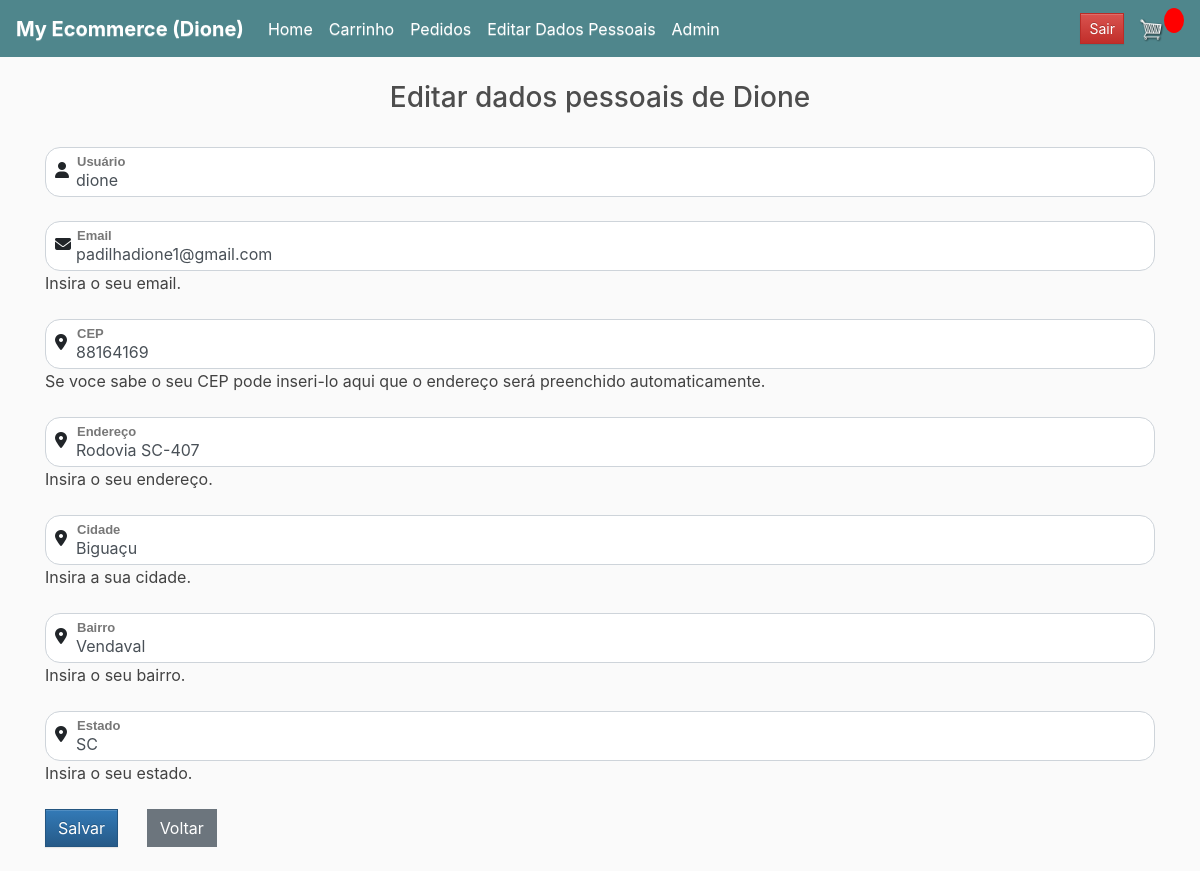
The app's page /usuarios/editar_perfil/dione (signed in) with its own data.
### usuarios/models.py (models this page shows, shortened)
class User(AbstractUser):
    username = models.CharField(max_length=100, unique=True, verbose_name='Nome do Usuário')
    email = models.EmailField(max_length=100, unique=True)
    endereco = models.CharField(max_length=100, help_text='Insira o seu endereço.', null=True, blank=True)
    cidade = models.CharField(max_length=100, help_text='Insira a sua cidade.', null=True, blank=True)
    bairro = models.CharField(max_length=100, help_text='Insira o seu bairro.', null=True, blank=True)
    estado = models.CharField(max_length=100, help_text='Insira o seu estado.', null=True, blank=True)
    cep = models.CharField(max_length=8, null=True, blank=True)
    slug = models.SlugField(unique=True, blank=True, null=True)
    USERNAME_FIELD = 'username'
    EMAIL_FIELD = 'email'
    REQUIRED_FIELDS = ['email']
    class Meta:
        verbose_name = _("user")
        verbose_name_plural = _("users")
    def __str__(self):
        return f'Usuário: {self.username}'

### usuarios/views.py (the view)
# urls.py: path('editar_perfil/<slug:slug>', UsuariosChangeView.as_view(), name='editar_perfil'),
class UsuariosChangeView(LoginRequiredMixin, SuccessMessageMixin, UpdateView):
    template_name = 'cadastro/editar_perfil.html'
    form_class = UserFormTransform
    success_message = "Endereço editado com sucesso!"
    success_url = reverse_lazy('home')
    def get_object(self):
        self.object = get_object_or_404(User, slug=self.kwargs['slug'], username=self.request.user.username)
        return self.object

### usuarios/forms.py (shortened to what this page needs)
class UserFormTransform(UserChangeForm):
    email = forms.EmailField(required=True)
    cep = forms.IntegerField(help_text='Se voce sabe o seu CEP pode inseri-lo aqui que o endereço será preenchido automaticamente.')
    class Meta:
        model = User
        fields = ["username", "email", "endereco", "cidade", "bairro", "estado", "cep"]

### usuarios/autenticate.py (called while the page is built)
    def get_user(self, user_id):
        try:
            return UserModel.objects.get(pk=user_id)
        except UserModel.DoesNotExist:
            return None

### templates/cadastro/editar_perfil.html (shortened to what this page needs)
{% extends 'base.html' %}
{% load static %}
{% block main %}
{% include 'loader.html' %}
{% include 'navbar.html' %}
{% include 'mensagens.html' %}
<center><h3>Editar dados pessoais de {{ user.username|capfirst }}</h3></center><br>
<div class="container">
    <form method="POST" action="">
        <div class="form-label-group">
            <span class="fa fa-user envelope3"></span>
            <input required class="form-control" type="text" name="username" placeholder="Usuário" value="{{ user.username }}">
            <label for="inputUser">Usuário</label>
        </div>
        <div class="form-label-group">
            <span class="fa fa-envelope envelope3"></span>
            <input required class="form-control" type="text" name="email" placeholder="Email" value="{{ user.email }}">
            <label for="inputUser">Email</label>
            <p class="text_muted2">Insira o seu email.</p>
        </div>
        <div class="form-label-group">
            <span class="fa fa-map-marker envelope3"></span>
            <input required class="form-control" type="text" name="cep" placeholder="CEP" id="cep-input" value="{{ user.cep }}" maxlength="8">
            <label for="inputUser">CEP</label>
            <p class="text_muted2">{{ form.cep.help_text }}</p>
        </div>
        <div class="form-label-group">
            <span class="fa fa-map-marker envelope3"></span>
            <input required class="form-control" type="text" name="endereco" placeholder="Endereço" id="address" value="{{ user.endereco }}">
            <label for="inputUser">Endereço</label>
            <p class="text_muted2">{{ form.endereco.help_text }}</p>
        </div>
        <div class="form-label-group">
            <span class="fa fa-map-marker envelope3"></span>
            <input required class="form-control" type="text" name="cidade" placeholder="Cidade" id="city" value="{{ user.cidade }}">
            <label for="inputUser">Cidade</label>
            <p class="text_muted2">{{ form.cidade.help_text }}</p>
        </div>
        <div class="form-label-group">
            <span class="fa fa-map-marker envelope3"></span>
            <input type="text" name="bairro" class="form-control" id="district" value='{{ user.bairro }}'
            placeholder="Cidade" autocapitalize= "off" required>
            <label for="inputUser">Bairro</label>
            <p class="text_muted2">{{ form.bairro.help_text }}</p>
        </div>
        <div class="form-label-group">
            <span class="fa fa-map-marker envelope3"></span>
            <input required class="form-control" type="text" name="estado" placeholder="Estado" id="state" value="{{ user.estado }}">
            <label for="inputUser">Estado</label>
            <p class="text_muted2">{{ form.estado.help_text }}</p>
        </div>
        <button type="submit" class="btn btn-primary">Salvar</button>
        <a href="{% url 'home' %}" class="btn btn-secondary mx-4" >Voltar</a>
        <br><br>
    </form>
</div>
{% endblock %}

### templates/navbar.html (shortened to what this page needs)
{% extends 'base.html' %}
{% load static %}
{% block main %}
<nav class="navbar navbar-expand-lg navbar-dark bg-dark">
    {% if user.is_authenticated %}
    <b class="navbar-brand">My Ecommerce ({{ user.username|capfirst }})</b>
    {% else %}
    <b class="navbar-brand">My Ecommerce</b>
    {% endif %}
    <div class="collapse navbar-collapse" id="navbarSupportedContent">
      <ul class="navbar-nav mr-auto">
        {% if user.is_authenticated %}
        <li class="nav-item active">
          <a class="nav-link" href="{% url 'home' %}">Home <span class="sr-only">(current)</span></a>
        </li>
        <li class="nav-item active">
          <a class="nav-link" href="{% url 'cart' %}">Carrinho</a>
        </li>
        <li class="nav-item active">
          <a class="nav-link" href="{% url 'pedidos' %}">Pedidos</a>
        </li>
        <li class="nav-item active">
          <a class="nav-link" href="{% url 'editar_perfil' user.slug %}">Editar Dados Pessoais</a>
        </li>
        {% endif %}
        {% if user.is_superuser %}
        <li class="nav-item active">
          <a class="nav-link" href="http://projeto-ecommerce.up.railway.app/admin">Admin</a>
        </li>
        {% endif %}
      </ul>
      <div class="form-inline my-2 my-lg-0">
        {% if user.is_authenticated %}
        <a href="{% url 'logout' %}" class="btn btn-danger btn-sm" onclick="return confirm('{{ user.username|capfirst }} tem certeza que deseja sair?')">Sair</a>
        {% else %}
        <a href="{% url 'login' %}" class="btn btn-warning btn-sm">Login</a>
        {% endif %}
        {% if user.is_authenticated %}
        <a href="{% url 'cart' %}"><img src="{% static 'imagens/6+cart.png'%}" id="cart-icon"></a>
        <p id="cart-total">{{ cart_itens }}</p>
        {% endif %}
      </div>
    </div>
  </nav>
<br>
{% endblock %}

### static/css/style.css (style rules this page uses)
body { background-color: hsl(0, 0%, 98%); }
h1,h2,h3,h4,h5,h6 { color:hsl(0, 0%, 30%); text-align: center; }
.bg-dark { background-color: #4f868c!important; }
#cart-icon { width:25px; display: inline-block; margin-left: 15px; }
#cart-total { display: block; text-align: center; color:#fff; background-color: red; width: 20px; height: 25px; border-radius: 50%; font-size: 14px; }
.btn { border-radius: 0; }
.fa-user { position: absolute; top: 30%; left: 10px; }
.envelope3 { position: absolute; top: .99rem; left: 10px; }
.text_muted2 { color:#424242; }
.form-label-group { position: relative; margin-bottom: 1.5rem; }
.form-label-group input, .form-label-group label { height: 3.125rem; padding: .75rem; padding-right: 50px; padding-left: 30px; border-radius: 15px; }
.form-label-group label { position: absolute; top: 0px; left: 1px; display: block; width: 100%; margin-bottom: 0; line-height: 1.5; color: #495657; pointer-events: none; cursor: text; border: 1px solid transparent; border-radius: 1.25rem; transition: all .1s ease-in-out; font-size: 90%; font-family: Arial, Helvetica, sans-serif; }
.form-label-group input::placeholder { color: transparent; }
.form-label-group input:not(:placeholder-shown) { padding-top: 1.25rem; padding-bottom: .25rem; }
.form-label-group input:not(:placeholder-shown) ~ label { padding-top: .25rem; padding-bottom: .25rem; font-size: 13px; font-weight: bold; color: #777; }

### records on screen
User: username "Dione", username "dione", email "padilhadione1@gmail.com", cep "88164169", endereco "Rodovia SC-407", cidade "Biguaçu", bairro "Vendaval", estado "SC"
